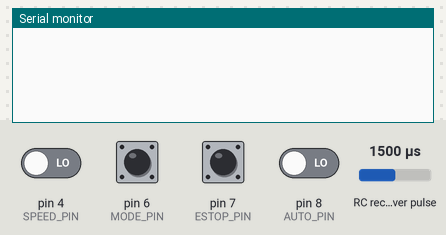
Bench run of a sketch on a simulated Arduino Uno, built with avr-gcc and run on an emulated ATmega328P. On the bench: the last lines printed to the serial monitor. Wiring (inferred from the names in the program): RC receiver channel: data pin 5. Inputs (shaded band) come from the test bench; at power-on: pin 4 (SPEED_PIN), pin 6 (MODE_PIN), pin 7 (ESTOP_PIN), pin 8 (AUTO_PIN) LOW, RC receiver pulse 1500 µs. The ROS host is connected and sends only what is stated.

Above: at 1.2 s.
1.3 s: pin 6 (MODE_PIN) pulled HIGH for 0.15 s
At 4.2 s:
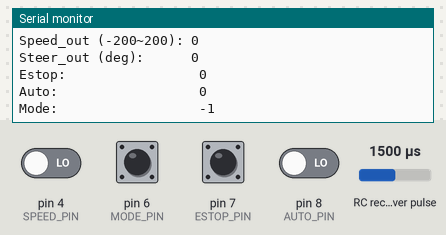
4.4 s: RC receiver pulse (sensor on pin 5) set to 1020 µs
5.9 s: pin 7 (ESTOP_PIN) pulled HIGH for 0.15 s
At 7.4 s:
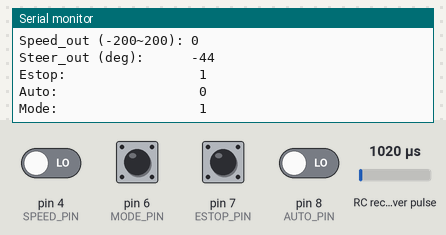

The sketch:

rc_arduino.ino
```cpp
#include <ros.h>
#include <std_msgs/UInt8.h>
#include <std_msgs/Float32.h>

// ===== 통신 속도(양쪽 동일하게 설정) =====
#define BAUD 57600  // 57600, 115200, 230400, 250000 등

// 핀 정의
const unsigned int SPEED_PIN = 4;   // 스로틀 PWM
const unsigned int STEER_PIN = 5;   // 조향 PWM
const unsigned int MODE_PIN = 6;   // 주행/중립/후진 (1000,1500,2000)
const unsigned int ESTOP_PIN = 7;   // E-Stop (<=1500 주행가능, >1500 정지)
const unsigned int AUTO_PIN = 8;   // Auto (<=1500 Manual, >=1500 Auto)

const unsigned int MIDDLE_STEER = 1480;
const unsigned int MIDDLE_SPEED = 1480;
const unsigned int PWM_MAX = 2000;
const unsigned int PWM_MIN = 1000;

// 퍼블리시 변수
unsigned int is_auto   = 0;   // 0: manual, 1: auto
unsigned int is_auto_raw   = 0;
unsigned int is_estop  = 0;   // 0: run,    1: stop
unsigned int is_estop_raw  = 0;
int speed_data = 0;   // 전/후진 포함: -200 ~ +200   <-- 변경됨(후진 시 음수)
int steer_data = 0;   // -45 ~ +45 (deg)
int mode_raw  = 0;   // -1: 후진, 0: 중립, 1: 주행
int mode_out = 1;

std_msgs::UInt8 auto_msg;
std_msgs::UInt8 estop_msg;
std_msgs::Float32 speed_msg;
std_msgs::Float32 steer_msg;
std_msgs::UInt8 mode_msg;

ros::NodeHandle nh;
ros::Publisher pub_auto ("auto_send",  &auto_msg);
ros::Publisher pub_estop("estop_send", &estop_msg);
ros::Publisher pub_speed("speed_send", &speed_msg);
ros::Publisher pub_steer("steer_send", &steer_msg);
ros::Publisher pub_mode ("mode_send",  &mode_msg);

void setup() {
  Serial.begin(BAUD);

  pinMode(SPEED_PIN, INPUT);
  pinMode(STEER_PIN, INPUT);
  pinMode(MODE_PIN, INPUT);
  pinMode(ESTOP_PIN, INPUT);
  pinMode(AUTO_PIN, INPUT);

  nh.initNode();
  nh.advertise(pub_speed);
  nh.advertise(pub_steer);
  nh.advertise(pub_mode);
  nh.advertise(pub_estop);
  nh.advertise(pub_auto);
}

void loop() {
  // 1) PWM 읽기
  speed_data = pulseIn(SPEED_PIN, HIGH); // throttle (1000~2000)
  steer_data = pulseIn(STEER_PIN, HIGH); // steer
  mode_raw = pulseIn(MODE_PIN, HIGH); // mode
  is_estop_raw = pulseIn(ESTOP_PIN, HIGH); // estop
  is_auto_raw = pulseIn(AUTO_PIN, HIGH); // auto

  // SPEED: 1000~2000 -> 0~200
  long t_mag = map(speed_data, PWM_MIN, PWM_MAX, 0, 200);
  if (t_mag < 0)   t_mag = 0;
  if (t_mag > 200) t_mag = 200;
  int speed_out = (int)t_mag;   // 후진 모드면 아래에서 음수로 전환

  // STEER: 1000~2000 -> -45~+45
  long s = map(steer_data, PWM_MIN, PWM_MAX, -45, 45);
  // 필요 시 방향 반전: map(ch2, PWM_MIN, PWM_MAX, 45, -45);
  if (s < -45) s = -45;
  if (s >  45) s = 45;
  int steer_out = (int)s;

  // CH3: 모드(≤1400: 주행(전진), 1400~1600: 중립, ≥1600: 후진)
  if (mode_raw > 1400 && mode_raw < 1600)      mode_out = 0;   // 중립
  else if (mode_raw <= 1400)              mode_out = 1;   // 주행(전진)
  else                               mode_out = -1;  // 후진

  // CH4: E-Stop (<=1500: 주행가능 0,  >1500: 정지 1)
  is_estop = (is_estop_raw > 1500) ? 1 : 0;
  // CH5: Auto  (<=1500: Manual 0,   >=1500: Auto 1)
  is_auto = (is_auto_raw >= 1500) ? 1 : 0;

  // 3) 속도 부호 결정: 후진 모드면 음수
  speed_out = (int)t_mag;
  if (mode_out == -1) {
    speed_out = -speed_out;  // 후진 시 음수로 전송
  }
  if (mode_out == 0) {
    speed_out = 0;
  }

  // 4) 퍼블리시
  auto_msg.data  = is_auto;
  estop_msg.data = is_estop;
  speed_msg.data = speed_out;
  steer_msg.data = steer_out;
  mode_msg.data  = mode_out;

  pub_auto.publish(&auto_msg);
  pub_estop.publish(&estop_msg);
  pub_speed.publish(&speed_msg);
  pub_steer.publish(&steer_msg);
  pub_mode.publish(&mode_msg);

  nh.spinOnce();

  // 디버그 출력
  Serial.println(F("=============================="));
  Serial.print(F("CH1 throttle(us): ")); Serial.println(speed_data);
  Serial.print(F("CH2 steer(us):    ")); Serial.println(steer_data);
  Serial.print(F("CH3 mode(us):     ")); Serial.println(mode_raw);
  Serial.print(F("CH4 estop(us):    ")); Serial.println(is_estop);
  Serial.print(F("CH5 auto(us):     ")); Serial.println(is_auto);

  Serial.print(F("Speed_out (-200~200): ")); Serial.println(speed_out);
  Serial.print(F("Steer_out (deg):      ")); Serial.println(steer_out);
  Serial.print(F("Estop:                 ")); Serial.println(is_estop);
  Serial.print(F("Auto:                  ")); Serial.println(is_auto);
  Serial.print(F("Mode:                  ")); Serial.println(mode_out);

  delay(10); // ~100 Hz
}
```

Measured:
- after the input at 1.3 s, the serial monitor: prints a new line after 2.2 s (image 1)
- after the input at 5.9 s, the serial monitor: prints a new line after 1.2 s (image 2)
